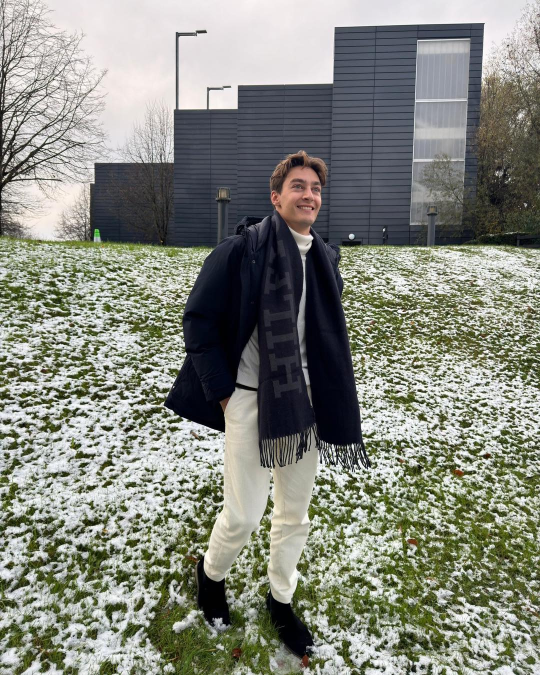
#> input picture images/Russell.jpg, 1080 x 1350 px (shown at 1/2 size)
$ python eval.py --image images/Russell.jpg --window_size 100
#> lines starting #> are read from the running program, lines starting #| are printed output that depends on the picture
### filter.py
import numpy as np


def generalize_max_median_filter(image, n, r):
    """"""
    image = np.array(image)
    image = image.astype(np.float64)
    rows, cols = image.shape
    new_image = np.zeros((rows, cols))

    image = np.pad(image, n, mode='edge')

    rows, cols = image.shape

    for i in range(n,rows-n):
        for j in range(n, cols-n):
            w1 = np.zeros(2*n)
            w2 = np.zeros(2*n)
            w3 = np.zeros(2*n)
            w4 = np.zeros(2*n)

            for k in range(-n, n):
                if k < 0:
                    w1[k+n] = image[i, j+k]
                    w2[k+n] = image[i+k, j+k]
                    w3[k+n] = image[i+k, j]
                    w4[k+n] = image[i-k, j+k]
                elif k > 0:
                    w1[k+n-1] = image[i, j+k]
                    w2[k+n-1] = image[i+k, j+k]
                    w3[k+n-1] = image[i+k, j]
                    w4[k+n-1] = image[i-k, j+k]
                else:
                    continue

            w1 = np.sort(w1)
            w2 = np.sort(w2)
            w3 = np.sort(w3)
            w4 = np.sort(w4)

            s1 = np.max(np.array([w1[r-1], w2[r-1], w3[r-1], w4[r-1]]))
            s2 = np.max(np.array([w1[2*n-r], w2[2*n-r], w3[2*n-r], w4[2*n-r]]))

            new_image[i-n, j-n] = np.median(np.array([s1, s2, image[i, j]]))

    return new_image

### eval.py
from filter import generalize_max_median_filter
import cv2 as cv
import matplotlib.pyplot as plt
import argparse
from sklearn.metrics import root_mean_squared_error

from noisify import noisify

def evaluate(image, n, noise_type = 'gaussian', **kwargs):
#> called with image = 'images/Russell.jpg', n = 100, noise_type = 'None'
    image = cv.imread(image, cv.IMREAD_GRAYSCALE)
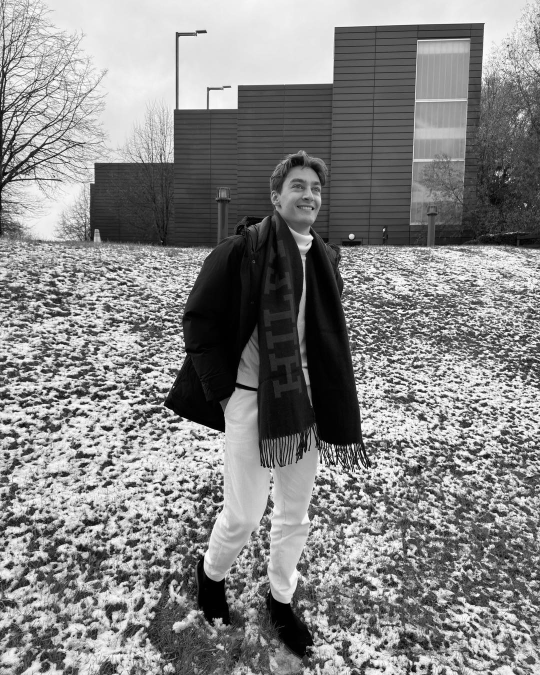
#> image: shape (1350, 1080) (shown at 1/2 size); min 0, max 255, mean 133.2
    noise_image = None
    if noise_type != 'None':
        noise_image = noisify(image, noise_type, **kwargs)
    filtered_image = []
    for r in range(1,n):
        filtered_image.append(generalize_max_median_filter(noise_image, n, r))

    root_mean_squared_errors = [root_mean_squared_error(image, filtered) for filtered in filtered_image]
    plt.plot(range(1, n), root_mean_squared_errors)
    plt.xlabel('r')
    plt.ylabel('rMSE')
    plt.show()

    return filtered_image, image, noise_image

def plot_images(images, source_image, noise_image=None):
    fig, axs = plt.subplots(1, len(images) + 2, figsize=(20, 10))
    axs[0].imshow(source_image, cmap='gray')
    axs[0].set_title('Original')
    if noise_image is not None:
        axs[1].imshow(noise_image, cmap='gray')
        axs[1].set_title('Noise')
    for i, image in enumerate(images):
        axs[i + 2].imshow(image, cmap='gray')
        axs[i + 2].set_title(f'Filtered r={i + 1}')
    plt.show()

def parse_args():
    parser = argparse.ArgumentParser()
    parser.add_argument('--image', nargs='+', type=str, required=True)
    parser.add_argument('--window_size', type=int, nargs='+', required=True)
    parser.add_argument('--noise_type', type=str, nargs='?', default='None')
    parser.add_argument('--snr', type=float, nargs='?', default=20)
    parser.add_argument('--noise_ratio', type=float, nargs='?', default=0.05)
    return parser.parse_args()

if __name__ == '__main__':
    args = parse_args()
#> (the run stopped early here; a loop or call above may not have finished)
